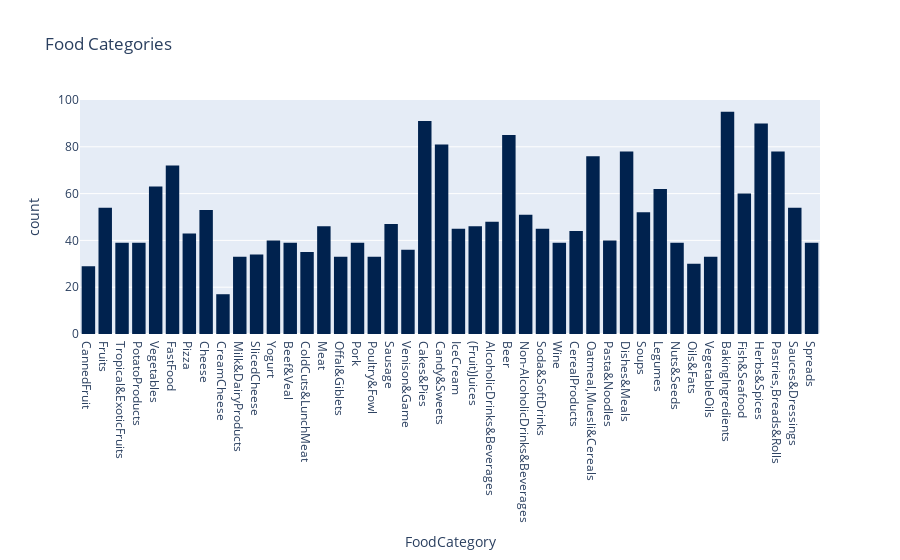

Here is the notebook cell this chart was saved with:
### Code cell
plt = px.histogram(df, x='FoodCategory', title='Food Categories', color_discrete_sequence=px.colors.sequential.Cividis)
plt.show()

### Figure 1 — Plotly figure (JSON) as saved in the notebook; plotly's stock layout.template omitted (floating-point values rounded to 4 significant figures; data arrays with more than 128 entries replaced by an {"elided": "..."} marker saying what was removed)
{"data": [{"alignmentgroup": "True", "bingroup": "x", "hovertemplate": "FoodCategory=%{x}<br>count=%{y}<extra></extra>", "legendgroup": "", "marker": {"color": "#00224e", "pattern": {"shape": ""}}, "name": "", "offsetgroup": "", "orientation": "v", "showlegend": false, "type": "histogram", "x": {"elided": "2225 str values"}, "xaxis": "x", "yaxis": "y"}], "layout": {"barmode": "relative", "legend": {"tracegroupgap": 0}, "title": {"text": "Food Categories"}, "xaxis": {"anchor": "y", "domain": [0, 1], "title": {"text": "FoodCategory"}}, "yaxis": {"anchor": "x", "domain": [0, 1], "title": {"text": "count"}}}}
